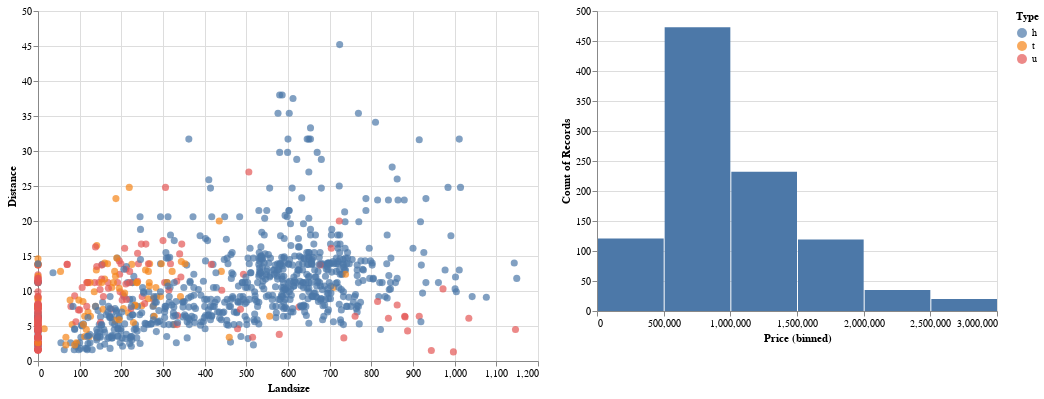

Notebook cell for this chart:
### Markdown cell above
Trying to better understand the concepts of selection and condition, swap the histogram and scatter plot, so choosing an area on the bar plot will correspond with the values on the scatter plot

### Code cell
selection = alt.selection_interval()

chart1 = alt.Chart(df).mark_circle(size=50).encode(
    x = 'Landsize',
    y = 'Distance',
    color= 'Type'
).properties(
    height=350, width = 500
).transform_filter(
    selection
)

chart2 = alt.Chart(df).mark_bar().encode(
    alt.X('Price:Q', bin=True), alt.Y('count()')
).add_selection(
    selection
)

chart1 | chart2

### Figure 1 — Vega-Lite specification as saved in the notebook (floating-point values rounded to 4 significant figures; data arrays with more than 128 entries replaced by an {"elided": "..."} marker saying what was removed)
{"config": {"view": {"continuousWidth": 400, "continuousHeight": 300}}, "hconcat": [{"mark": {"type": "circle", "size": 50}, "encoding": {"color": {"type": "nominal", "field": "Type"}, "x": {"type": "quantitative", "field": "Landsize"}, "y": {"type": "quantitative", "field": "Distance"}}, "height": 350, "transform": [{"filter": {"selection": "selector003"}}], "width": 500}, {"mark": "bar", "encoding": {"x": {"type": "quantitative", "bin": true, "field": "Price"}, "y": {"type": "quantitative", "aggregate": "count"}}, "selection": {"selector003": {"type": "interval"}}}], "data": {"name": "data-0b30a7d3a1d3b4bbe76ab6254da7b946"}, "$schema": "https://vega.github.io/schema/vega-lite/v4.8.1.json", "datasets": {"data-0b30a7d3a1d3b4bbe76ab6254da7b946": {"elided": "1000 records"}}}
